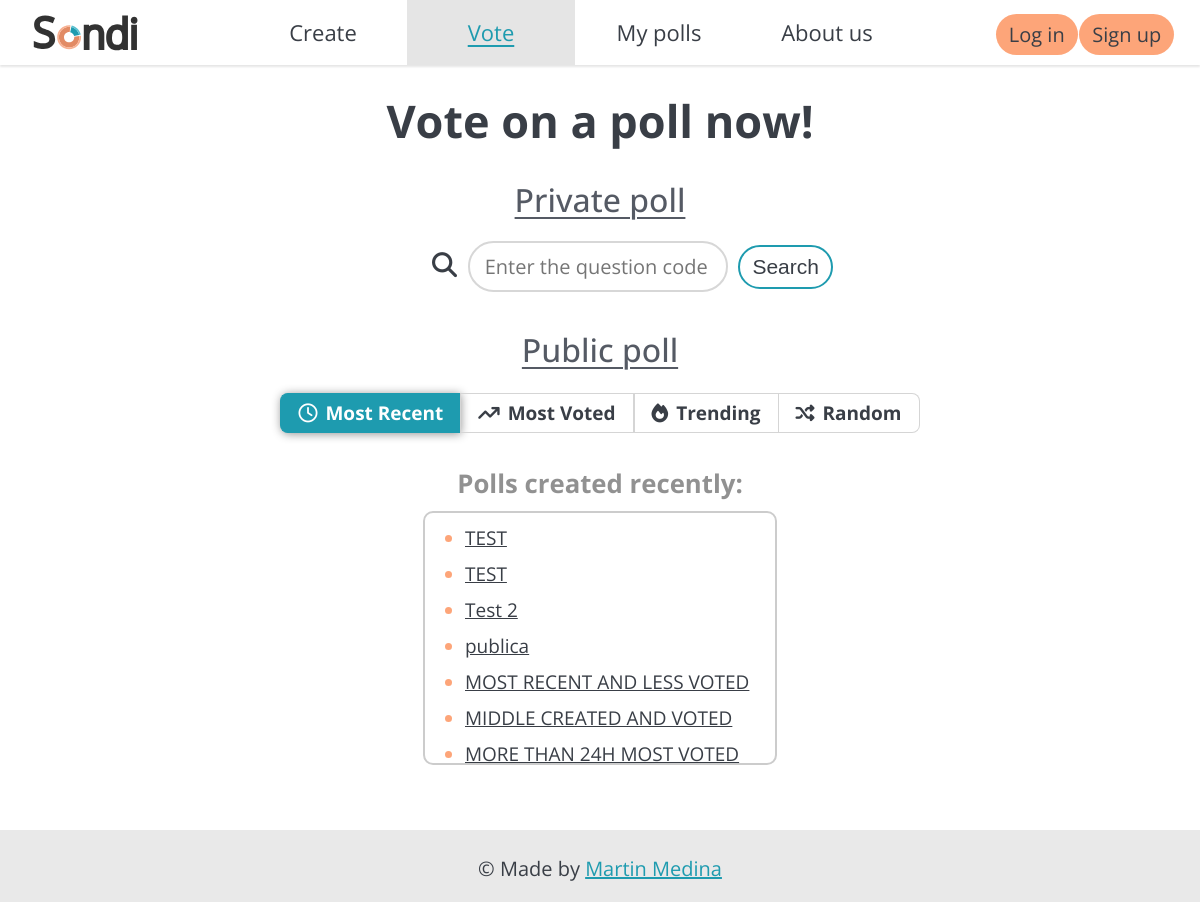
/polls/, run on an earlier commit of the app's database.
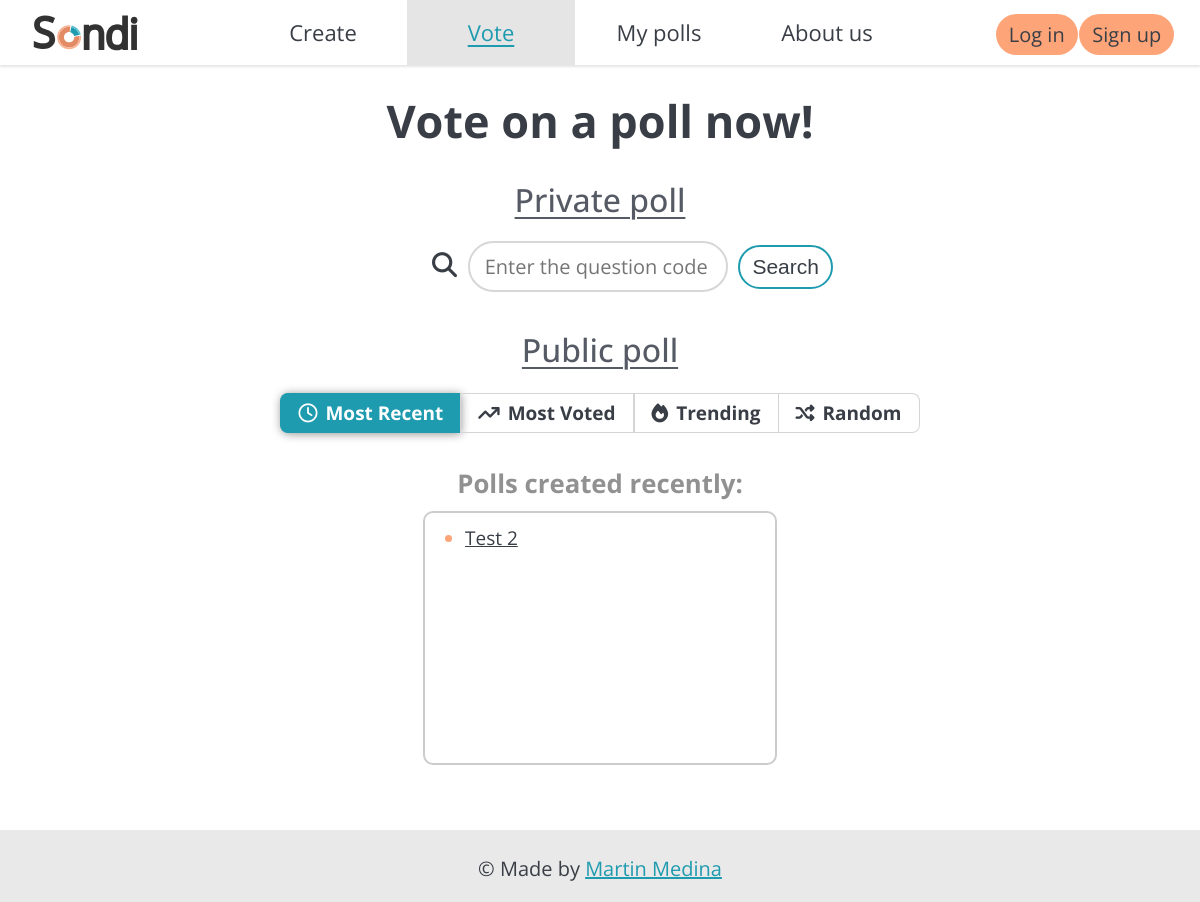
And on a later commit of the database.
### polls/models.py (models this page shows, shortened)
class Question(models.Model):
    question_text = models.CharField(max_length=200, blank=False)
    pub_date = models.DateTimeField("date published")
    code = models.CharField(max_length=6, blank=False, unique=True)
    VISIBILITY_CHOICES=[
        ('private', 'Private'),
        ('public', 'Public')
    ]
    visibility = models.CharField(blank=False, default='private', max_length=7,
                                  choices=VISIBILITY_CHOICES)

### polls/views.py (the view, shortened to what this page needs)
# urls.py: path("", views.IndexView.as_view(), name="index"),
class IndexView(generic.ListView, generic.FormView):
    template_name = "polls/index.html"
    context_object_name = "latest_question_list"
    form_class = CodeForm
    def get_queryset(self):
        most_recent = Question.objects.filter(visibility='public',
                                                pub_date__lte=timezone.now()
                                                ).order_by("-pub_date")[:20]
        most_voted = Question.objects.filter(visibility='public',
                                                pub_date__lte=timezone.now()
                                                ).annotate(total_votes=Sum('choice__votes')
                                                ).order_by('-total_votes')[:20]
        questions_last24h = Question.objects.filter(visibility='public',
                                                    pub_date__lte=timezone.now(),
                                                    pub_date__gte=timezone.now() - datetime.timedelta(days=1))
        trending = questions_last24h.annotate(total_votes=Sum('choice__votes'),
                                                ).order_by('-total_votes')[:20]
        random = Question.objects.filter(visibility='public',
                                            pub_date__lte=timezone.now()
                                            ).order_by('?')[:20]
        return (most_recent, most_voted, trending, random)
    def get_context_data(self, **kwargs):
        context = super().get_context_data(**kwargs)
        context['form'] = self.get_form()
        most_recent, most_voted, trending, random = self.get_queryset()
        context['most_recent'] = most_recent
        context['most_voted'] = most_voted
        context['trending'] = trending
        context['random'] = random
        return context

### polls/forms.py
class CodeForm(forms.Form):
    question_code = forms.CharField(label=None, max_length=6, required=True,
                                    widget=forms.TextInput(attrs={
                                        'placeholder': 'Enter the question code'
                                        }),
                                    )

### polls/templates/polls/index.html (shortened to what this page needs)
{% extends "base.html" %}
{% block css %}
{% load static %}
{% static 'polls/style.css' %}
{% endblock %}
{% block voteSelected %}
class="selected"
{% endblock %}
{% block content %}
<main id="polls-index-main">
    <h1>Vote on a poll now!</h1>
    <h2>Private poll</h2>
    <form method="POST" id="search-form">
       <i class="fa-solid fa-magnifying-glass"></i>
        {{ form }}
        <button type="submit" id="search-button" class="button">Search</button>
    </form>
    <h2>Public poll</h2>
    <div class="list-switch" id="topic-search-bar">
        <ul>
            <li id="most-recent" onclick="mostRecentSelected()" class="selected"><i class="fa-regular fa-clock"></i>Most Recent</li>
            <li id="most-voted" onclick="mostVotedSelected()" class=""><i class="fa-solid fa-arrow-trend-up"></i>Most Voted</li>
            <li id="trending" onclick="trendingSelected()" class=""><i class="fa-solid fa-fire"></i>Trending</li>
            <li id="random" onclick="randomSelected()" class=""><i class="fa-solid fa-shuffle"></i>Random</li>
        </ul>
    </div>
    <h3 id="public-questions-topic-title">Polls created recently:</h3>
    <div id="public-questions-list">
        <div id="most-recent-questions" class="">
            {% if most_recent %}
                <ul>
                {% for question in most_recent %}
                    <li><a href="/polls/vote/{{ question.code }}/">{{ question.question_text }}</a></li>
                {% endfor %}
                </ul>
            {% else %}
                <p>No polls are available.</p>
            {% endif %}
        </div>
    </div>
</main>
{% endblock %}

### templates/base.html (shortened to what this page needs)
<html lang="en">
<head>
    {% load static %}
    <link rel="stylesheet" href="{% static 'base.css' %}">
    <link rel="stylesheet" href="{% block css %}{% endblock %}">
</head>
<body>
    <div id="wrapper">
        <nav>
            <a href="{% url 'home:index' %}"><img src="{% static 'images/sondi-logo.svg' %}" alt="Logo" width="120px"></a>
            <ul>
                <li><a href="{% url 'polls:create' %}" {% block createSelected %}{% endblock %}>Create</a></li>
                <li><a href="{% url 'polls:index' %}" {% block voteSelected %}{% endblock %}>Vote</a></li>
                <li><a href="" {% block mypollsSelected %}{% endblock %}>My polls</a></li>
                <li><a href="{% url 'home:about' %}" {% block aboutUsSelected %}{% endblock %}>About us</a></li>
            </ul>
            {% if user.is_authenticated %}
            <div id="user-section">
                <div id="user-info" onclick="userMenuDisplay()">
                    <i class="fa-regular fa-user" id="user-icon"></i>
                    <span id="username">{{ user.username }}</span>
                    <i class="fa-solid fa-chevron-down" id="user-menu-arrow"></i>
                </div>
                <div id="user-menu" class="hidden">
                    <a href="{% url 'password_change' %}" class="link">Password Change</a>
                    <form action="{% url 'logout' %}" method="post">
                        {% csrf_token %}
                        <button type="submit" class="button">Log Out</button>
                    </form>
                </div>
            </div>
            {% else %}
            <div id="registration">
                <ul>
                    <li><a href="{% url 'login' %}" {% block loginSelected %}{% endblock %}>Log in</a></li>
                    <li><a href="{% url 'signup' %}" {% block signupSelected %}{% endblock %}>Sign up</a></li>
                </ul>
            </div>
            {% endif %}
        </nav>
        {% block content %}{% endblock %}
        <footer>
            <p>© Made by <a href="https://medinammartin3.github.io/" target="_blank">Martin Medina</a></p>
        </footer>
    </div>
</body>
</html>

### static/base.css (style rules this page uses)
html, body { height: 100%; }
body { width: 100%; background-color: #fffffffc; font-family: "Open sans", sans-serif; font-size: 22px; color: #393e46; margin: 0; display: flex; flex-direction: column; }
#wrapper { display: flex; flex-direction: column; min-height: 100vh; }
nav { background-color: #fffffffc; width: 100%; display: flex; flex-direction: row; justify-content: center; align-items: center; box-shadow: 0 2px 2px 0 rgba(0, 0, 0, 0.1); position: fixed; top: 0; left: 0; z-index: 1000; }
nav ul { width: 70%; display: flex; flex-direction: row; list-style-type: none; justify-content: center; padding-left: 10px; margin: 0; }
nav > ul li { height: 65px; width: 20%; line-height: 65px; text-align: center; }
nav > ul li:last-child { border: none; }
nav > ul a { display: block; width: 100%; text-decoration: none; color: #393e46; }
.selected { background-color: #e5e5e5 !important; color: #1e9baf; text-decoration-color: #1e9baf !important; text-decoration: underline; text-decoration-thickness: 1.5px; text-underline-offset: 4px; }
#registration { width: 15%; }
#registration ul { width: 100%; display: flex; flex-direction: row; list-style-type: none; justify-content: space-around; padding-left: 0; }
#registration li { text-align: center; }
#registration a { color: #393e46; background-color: #fda579; font-size: 20px; text-decoration: none; padding: 7px 13px; border-radius: 40px; }
main { text-align: center; flex: 1; margin: 65px 0; }
main h1 { font-size: 45px; margin-top: 25px; margin-bottom: 25px; }
main ul li { text-align: left; color: #393e46; margin-top: 0; margin-bottom: 10px; }
main ul li::marker { color: #fda579; }
.button { text-decoration: none; color: #393e46; border-radius: 40px; border: solid #fda579 3px; background-color: #fffffffc; padding: 7px 20px }
footer { background-color: #e9e9e9; text-align: center; width: 100%; height: 75px; }
footer p { font-size: 20px; padding-top: 5px; }
footer a { color: #1e9baf; text-decoration-color: #1e9baf; }

### polls/static/polls/style.css (style rules this page uses)
h2 { font-size: 32px; font-weight: 450; color: #555a64; margin-bottom: 15px; text-decoration: underline; text-decoration-thickness: 2px; text-underline-offset: 5px; }
h3 { color: #919191; }
form { margin: 0; }
input { color: #393e46; border-radius: 40px; border: solid #d7d7d7 2px; width: 25vw; padding: 10px 15px; font-family: "Open sans", sans-serif; font-size: 20px; }
#polls-index-main h2 { margin-bottom: 10px; }
#polls-index-main h3 { margin: 0; }
#search-form i { margin-left: 65px; font-size: 25px; padding-right: 5px; }
#search-form input { width: 260px; margin: 10px 5px 10px 0; }
#search-button { font-size: 21px; margin: 10px 0 0 0; border: solid #1e9baf 2.5px; padding: 8px 12px; }
.list-switch ul { padding-left: 0; display: flex; flex-direction: row; justify-content: center; }
.list-switch li.selected { text-decoration: none; background-color: #1e9baf !important; color: #FFF; box-shadow: 1px 1px 10px #929292; border-color: #1e9baf; }
.list-switch i { margin-right: 8px; }
#public-questions-list { margin: 10px auto 0 auto; padding-top: 0; height: 250px; width: fit-content; min-width: 350px; border: 2px solid #ccc; border-radius: 10px; font-size: 19px; overflow: auto; }
#public-questions-list ul { margin: 12px 0; }
#public-questions-list a { color: #393e46; }

What changed in the data, as far as the page shows it:
removed Question: question_text "TEST"
removed Question: question_text "TEST"
removed Question: question_text "publica"
removed Question: question_text "MOST RECENT AND LESS VOTED"
removed Question: question_text "MIDDLE CREATED AND VOTED"
removed Question: question_text "MORE THAN 24H MOST VOTED"
